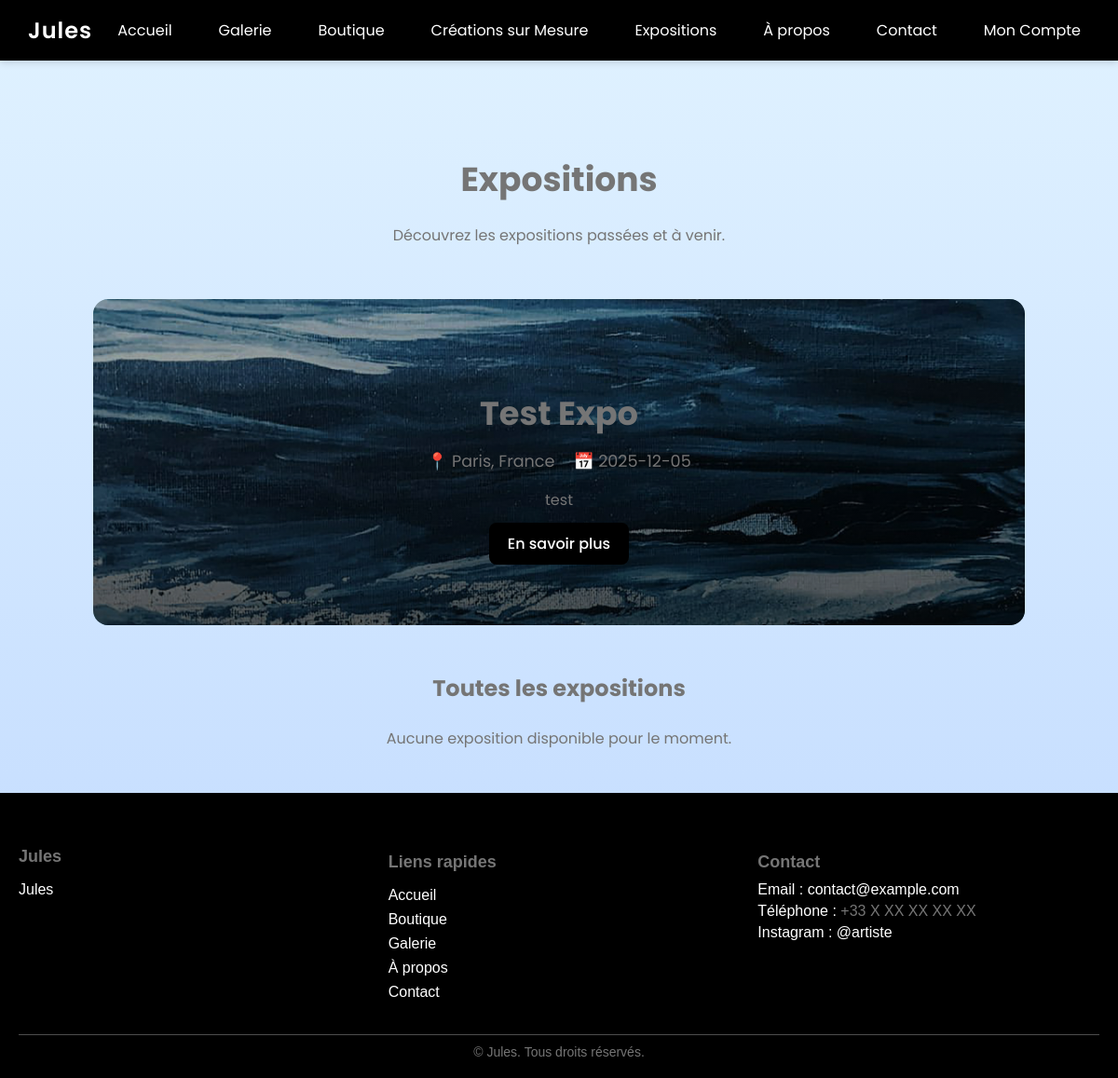
The page /expositions on the database as committed earlier.
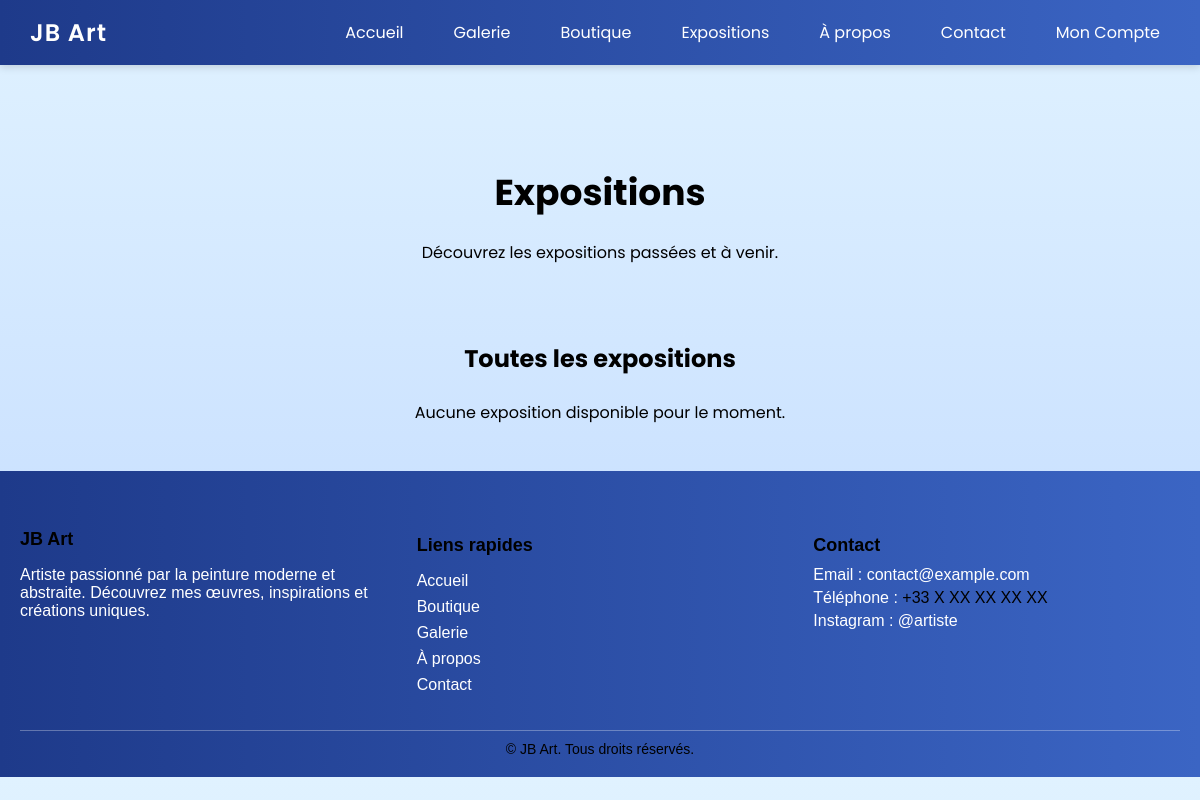
The same page on the database as committed later.
### tables this page shows
CREATE TABLE settings (id INTEGER PRIMARY KEY AUTOINCREMENT, key TEXT UNIQUE NOT NULL, value TEXT NOT NULL);

CREATE TABLE exhibitions (id INTEGER PRIMARY KEY AUTOINCREMENT, title TEXT NOT NULL, location TEXT NOT NULL, date TEXT NOT NULL, description TEXT, image TEXT, create_date TEXT NOT NULL DEFAULT CURRENT_TIMESTAMP, start_time TEXT, end_time TEXT, venue_details TEXT, organizer TEXT, entry_price TEXT, contact_info TEXT);

### app.py (the view)
@app.route("/expositions")
def expositions_page():
    conn = get_db()
    c = conn.cursor()
    c.execute("SELECT * FROM exhibitions ORDER BY date ASC")  # tri par date croissante
    expositions = c.fetchall()
    conn.close()
    today = date.today()
    next_expo = None
    other_expos = []
    for expo in expositions:
        expo_date = date.fromisoformat(expo[3])
        if expo_date >= today and next_expo is None:
            next_expo = expo
        else:
            other_expos.append(expo)
    if not next_expo and expositions:
        next_expo = expositions[-1]
        other_expos = expositions[:-1]
    return render_template("expositions.html",
                           latest_expo=next_expo,
                           other_expos=other_expos)

### app.py (called while the page is built, shortened)
def get_setting(key):
    conn = get_db()
    cur = conn.cursor()
    query = adapt_query("SELECT value FROM settings WHERE key = ?")
    cur.execute(query, (key,))
    row = cur.fetchone()
    conn.close()
    if row:
        return row['value'] if IS_POSTGRES else row["value"]
    return None

def is_preview_request():
    host = (request.host or "").lower()
    return (
        host.endswith(".preview.artworksdigital.fr")
        or ".preview." in host
        or host.startswith("preview.")
        or "sandbox" in host
    )

def is_admin():
    user_id = session.get("user_id")
    if not user_id:
        return False

@app.before_request
def init_cart_count():
    if "cart_count" not in session:
        session["cart_count"] = 0

### database.py (called while the page is built)
def get_db():
    if IS_POSTGRES:
        conn = psycopg2.connect(**DB_CONFIG)
        conn.cursor_factory = psycopg2.extras.RealDictCursor
        return conn
    else:
        conn = sqlite3.connect(DB_PATH)
        conn.row_factory = sqlite3.Row
        return conn

def adapt_query(query):
    if not IS_POSTGRES:
        return query
    query = query.replace('INTEGER PRIMARY KEY AUTOINCREMENT', 'SERIAL PRIMARY KEY')
    query = query.replace('AUTOINCREMENT', '')
    query = query.replace('?', '%s')
    return query

### templates/expositions.html (shortened to what this page needs)
{% extends "base.html" %}
{% block content %}
<section class="seo-intro">
    <h1>{{ site_settings.expositions_title }}</h1>
    <p>{{ site_settings.expositions_description }}</p>
</section>
{% if latest_expo %}
<section class="hero-expo-card" style="background-image: url({{ latest_expo[5] and url_for('static', filename='expo_images/' ~ latest_expo[5]) or '' }});">
    <div class="hero-expo-overlay"></div>
    <div class="hero-expo-content">
        <h2>{{ latest_expo[1] }}</h2>
        <div class="hero-meta">
            <span>📍 {{ latest_expo[2] }}</span>
            <span>📅 {{ latest_expo[3] }}</span>
        </div>
        {% if latest_expo[4] %}
            <p>{{ latest_expo[4]|truncate(200) }}</p>
        {% endif %}
        <a href="{{ url_for('expo_detail_page', expo_id=latest_expo[0]) }}" class="btn-primary">En savoir plus</a>
    </div>
</section>
{% endif %}
<section aria-labelledby="expos-grid">
    <h2 id="expos-grid" style="text-align:center; margin-bottom:24px;">Toutes les expositions</h2>
    {% if other_expos %}
    <div class="expo-grid">
        {% for expo in other_expos %}
        <article class="expo-card">
            {% if expo[5] %}
            <img src="{{ url_for('static', filename='expo_images/' ~ expo[5]) }}" alt="{{ expo[1] }}">
            {% endif %}
            <div class="expo-card-content">
                <h3>{{ expo[1] }}</h3>
                <div class="expo-meta">
                    <span>📍 {{ expo[2] }}</span>
                    <span>📅 {{ expo[3] }}</span>
                    {% if expo[7] %}
                    <span>🕒 {{ expo[7] }}{% if expo[8] %} - {{ expo[8] }}{% endif %}</span>
                    {% endif %}
                </div>
                {% if expo[4] %}
                <p>{{ expo[4]|truncate(120) }}</p>
                {% endif %}
                <a href="{{ url_for('expo_detail_page', expo_id=expo[0]) }}" class="btn-primary">En savoir plus</a>
            </div>
        </article>
        {% endfor %}
    </div>
    {% else %}
    <p style="text-align:center;">Aucune exposition disponible pour le moment.</p>
    {% endif %}
</section>
{% endblock %}

### templates/base.html (shortened to what this page needs)
<!DOCTYPE html>
<html lang="fr">
<head>
    <link rel="stylesheet" href="{{ url_for('static', filename='style.css') }}">
    <link rel="stylesheet" href="{{ url_for('dynamic_colors') }}">
</head>
<body>
    <nav>
        <div class="logo" data-shop-name>{{ site_settings.site_logo }}</div>
        <ul id="nav-menu">
            <li><a href="/">Accueil</a></li>
            <li><a href="/galerie">Galerie</a></li>
            <li><a href="/boutique">Boutique</a></li>
            {% if site_settings.enable_custom_orders == '1' %}
            <li><a href="/creations-sur-mesure">Créations sur Mesure</a></li>
            {% endif %}
            <li><a href="/expositions">Expositions</a></li>
            <li><a href="/about">À propos</a></li>
            <li><a href="/contact">Contact</a></li>
            <li class="user-menu">
                <a onclick="toggleUserMenu()">Mon Compte</a>
            </li>
        </ul>
    </nav>
    <main class="content">
        {% block content %}{% endblock %}
    </main>
    {% include 'footer.html' %}
</body>
</html>

### templates/footer.html (shortened to what this page needs)
<footer class="site-footer">
    <div class="footer-container">
        <div class="footer-about">
            <h3>{{ site_settings.site_logo }}</h3>
            <p>{{ site_settings.footer_text or site_settings.site_description or "Artiste passionné par la peinture moderne et abstraite. Découvrez mes œuvres, inspirations et créations uniques." }}</p>
        </div>
        <div class="footer-links">
            <h4>Liens rapides</h4>
            <ul>
                <li><a href="{{ url_for('home') }}">Accueil</a></li>
                <li><a href="{{ url_for('boutique') }}">Boutique</a></li>
                <li><a href="{{ url_for('galerie') }}">Galerie</a></li>
                <li><a href="{{ url_for('about') }}">À propos</a></li>
                <li><a href="{{ url_for('contact') }}">Contact</a></li>
            </ul>
        </div>
        <div class="footer-contact">
            <h4>Contact</h4>
            <p>Email : <a data-email href="mailto:contact@example.com">contact@example.com</a></p>
            <p>Téléphone : <span data-phone>+33 X XX XX XX XX</span></p>
            <p>Instagram : <a data-instagram href="https://instagram.com/artiste" target="_blank">@artiste</a></p>
        </div>
    </div>
    <div class="footer-bottom">
        &copy; {{ current_year }} <span data-shop-name>{{ site_settings.site_logo }}</span>. Tous droits réservés.
    </div>
</footer>

### static/style.css (style rules this page uses)
body { margin: 0; font-family: "Poppins", sans-serif; background: linear-gradient(to bottom, #e0f2ff, #c0d9ff); color: #222; }
nav { background: linear-gradient(90deg, #1E3A8A, #3B65C4); padding: 15px 30px; display: flex; justify-content: space-between; align-items: center; position: sticky; top: 0; z-index: 1000; box-shadow: 0 2px 8px rgba(0,0,0,0.15); }
nav .logo { color: white; font-size: 24px; font-weight: 600; letter-spacing: 1px; }
nav ul { list-style: none; margin: 0; padding: 0; display: flex; gap: 30px; }
nav a { color: white; text-decoration: none; font-weight: 400; font-size: 16px; padding: 5px 10px; transition: all 0.3s; }
.content { padding: 30px; }
.site-footer { background-color: #1E3A8A; color: white; padding: 40px 20px 20px 20px; font-family: 'Arial', sans-serif; }
.footer-container { display: flex; flex-wrap: wrap; justify-content: space-between; gap: 30px; max-width: 1200px; margin: 0 auto; }
.footer-about, .footer-links, .footer-contact { flex: 1 1 200px; min-width: 200px; }
.footer-about h3, .footer-links h4, .footer-contact h4 { margin-bottom: 10px; font-size: 18px; }
.footer-links ul { list-style: none; padding: 0; }
.footer-links ul li { margin-bottom: 8px; }
.footer-links ul li a { color: white; text-decoration: none; transition: color 0.3s; }
.footer-contact p { margin: 5px 0; }
.footer-bottom { text-align: center; margin-top: 20px; font-size: 14px; border-top: 1px solid rgba(255,255,255,0.3); padding-top: 10px; }

### templates/base.html (style rules this page uses)
.user-menu { position: relative; cursor: pointer; }
.user-menu > a { cursor: pointer; user-select: none; }

### templates/expositions.html (style rules this page uses)
.seo-intro { text-align: center; padding: 40px 20px; }
.seo-intro h1 { font-size: 36px; color: #1E3A8A; font-weight: 700; margin-bottom: 20px; }
.seo-intro p { font-size: 16px; color: #555; line-height: 1.6; }

### templates/footer.html (style rules this page uses)
.site-footer { background-color: #1E3A8A; color: white; padding: 40px 20px 20px 20px; font-family: 'Arial', sans-serif; }
.footer-container { display: flex; flex-wrap: wrap; justify-content: space-between; gap: 30px; max-width: 1200px; margin: 0 auto; }
.footer-about,.footer-links,.footer-contact { flex: 1 1 200px; min-width: 200px; }
.footer-about h3,.footer-links h4,.footer-contact h4 { margin-bottom: 10px; font-size: 18px; }
.footer-links ul { list-style: none; padding: 0; }
.footer-links ul li { margin-bottom: 8px; }
.footer-links ul li a { color: white; text-decoration: none; transition: color 0.3s; }
.footer-contact p { margin: 5px 0; }
.footer-contact a { color: white; text-decoration: none; }
.footer-bottom { text-align: center; margin-top: 20px; font-size: 14px; border-top: 1px solid rgba(255,255,255,0.3); padding-top: 10px; }

Rows that differ between the two databases and show on the page:
removed settings: site_logo "Jules"
removed settings: expositions_title "Expositions"
removed settings: expositions_description "Découvrez les expositions passées et à venir."
removed exhibitions: image (picture), title "Test Expo", location "Paris, France", date "2025-12-05", description "test"
removed settings: value "Jules"
Other text that changed with them:
{{ site_settings.site_logo }}: (not shown) → "JB Art"
{{ site_settings.expositions_title }}: (not shown) → "Expositions"
{{ site_settings.expositions_description }}: (not shown) → "Découvrez les expositions passées et à venir."
text no longer shown: "Créations sur Mesure 📍 📅 En savoir plus"
text now shown: "Artiste passionné par la peinture moderne et abstraite. Découvrez mes œuvres, inspirations et créations uniques."
